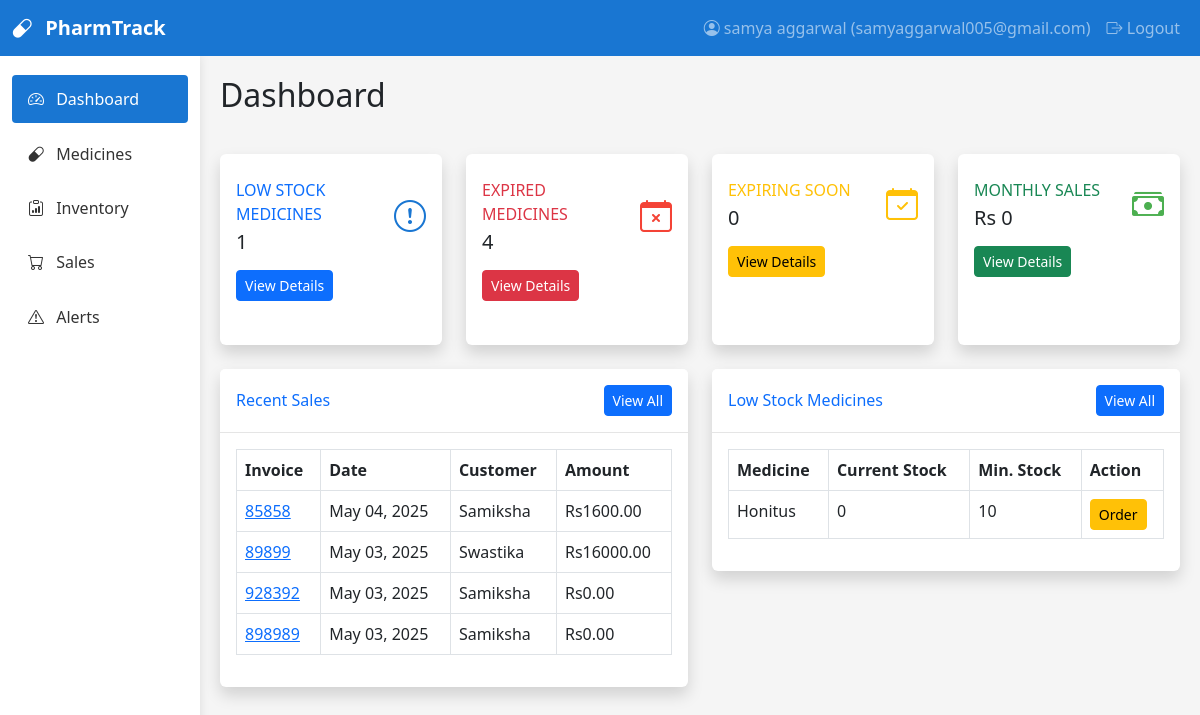
The app's page / (signed in) with its own data.
### medicine/models.py (models this page shows, shortened)
class MedicineUser(AbstractUser):
    username = None
    email = models.EmailField('Email Address', unique=True)
    first_name = models.CharField(max_length=30)
    last_name = models.CharField(max_length=30)
    is_active = models.BooleanField(default=True)
    is_staff = models.BooleanField(default=False)
    date_joined = models.DateTimeField(auto_now_add=True)
    USERNAME_FIELD = 'email'
    REQUIRED_FIELDS = ['first_name', 'last_name']
    objects = UserManager()
    def __str__(self):
        return f"{self.first_name} {self.last_name} ({self.email})"
    class Meta:
        verbose_name = 'User'
        verbose_name_plural = 'Users'

class Sale(models.Model):
    invoice_number = models.CharField(max_length=50, unique=True)
    sale_date = models.DateTimeField(default=timezone.now)
    customer_name = models.CharField(max_length=100, blank=True, null=True)
    customer_phone = models.CharField(max_length=20, blank=True, null=True)
    total_amount = models.DecimalField(max_digits=10, decimal_places=2, default=0)
    user = models.ForeignKey(MedicineUser, on_delete=models.CASCADE, related_name='sales')

class Medicine(models.Model):
    name = models.CharField(max_length=100)
    generic_name = models.CharField(max_length=100, blank=True, null=True)
    category = models.TextField(max_length=50)
    description = models.TextField(blank=True, null=True)
    minimum_stock = models.PositiveIntegerField(default=10)
    supplier = models.TextField(max_length=50)
    user = models.ForeignKey(MedicineUser, on_delete=models.CASCADE, related_name='medicines')
    @property
    def current_stock(self):
        return sum(batch.current_quantity for batch in self.batches.filter(is_active=True))
    @property
    def is_low_stock(self):
        return self.current_stock < self.minimum_stock

### medicine/views.py (the view)
# urls.py: path('', views.dashboard, name='dashboard'),
@login_required
def dashboard(request):
    user = request.user
    today = timezone.now().date()
    thirty_days_later = today + timedelta(days=30)
    first_day_of_month = today.replace(day=1)
    all_medicines = Medicine.objects.filter(user=user).prefetch_related('batches')
    low_stock_medicines = [med for med in all_medicines if med.is_low_stock]
    low_stock_count = len(low_stock_medicines)
    expired_batches = MedicineBatch.objects.filter(
    medicine__user=user,
    expiry_date__lt=today,
    is_active=True
).count()
    expiring_soon_count = MedicineBatch.objects.filter(
        user=user,
        expiry_date__gte=today,
        expiry_date__lte=thirty_days_later,
        is_active=True
    ).count()
    recent_sales = Sale.objects.filter(user=user).order_by('-sale_date')[:5]
    monthly_sales = Sale.objects.filter(
        user=user,
        sale_date__gte=first_day_of_month
    ).aggregate(Sum('total_amount'))['total_amount__sum'] or 0
    context = {
        'low_stock_count': low_stock_count,
        'expired_batches': expired_batches,
        'expiring_soon_count': expiring_soon_count,
        'recent_sales': recent_sales,
        'monthly_sales': monthly_sales,
        'low_stock_medicines': low_stock_medicines,
    }
    return render(request, 'medicine/dashboard.html', context)

### medicine/templates/medicine/dashboard.html (shortened to what this page needs)
{% extends 'medicine/base.html' %}
{% block page_title %}Dashboard{% endblock %}
{% block content %}
<div class="row">
    <div class="col-xl-3 col-md-6 mb-4">
        <div class="card border-left-primary shadow h-100 py-2">
            <div class="card-body">
                <div class="row no-gutters align-items-center">
                    <div class="col mr-2">
                        <div class="text-xs font-weight-bold text-primary text-uppercase mb-1">
                            Low Stock Medicines</div>
                        <div class="h5 mb-0 font-weight-bold text-gray-800">{{ low_stock_count }}</div>
                    </div>
                    <div class="col-auto">
                        <i class="bi bi-exclamation-circle fa-2x text-gray-300" style="font-size: 2rem; color: var(--primary-color);"></i>
                    </div>
                </div>
                <div class="mt-3">
                    <a href="{% url 'inventory_report' %}" class="btn btn-sm btn-primary">View Details</a>
                </div>
            </div>
        </div>
    </div>
    <div class="col-xl-3 col-md-6 mb-4">
        <div class="card border-left-danger shadow h-100 py-2">
            <div class="card-body">
                <div class="row no-gutters align-items-center">
                    <div class="col mr-2">
                        <div class="text-xs font-weight-bold text-danger text-uppercase mb-1">
                            Expired Medicines</div>
                        <div class="h5 mb-0 font-weight-bold text-gray-800">{{ expired_batches }}</div>
                    </div>
                    <div class="col-auto">
                        <i class="bi bi-calendar-x fa-2x text-gray-300" style="font-size: 2rem; color: var(--danger-color);"></i>
                    </div>
                </div>
                <div class="mt-3">
                    <a href="{% url 'inventory_report' %}" class="btn btn-sm btn-danger">View Details</a>
                </div>
            </div>
        </div>
    </div>
    <div class="col-xl-3 col-md-6 mb-4">
        <div class="card border-left-warning shadow h-100 py-2">
            <div class="card-body">
                <div class="row no-gutters align-items-center">
                    <div class="col mr-2">
                        <div class="text-xs font-weight-bold text-warning text-uppercase mb-1">
                            Expiring Soon</div>
                        <div class="h5 mb-0 font-weight-bold text-gray-800">{{ expiring_soon_count }}</div>
                    </div>
                    <div class="col-auto">
                        <i class="bi bi-calendar-check fa-2x text-gray-300" style="font-size: 2rem; color: var(--warning-color);"></i>
                    </div>
                </div>
                <div class="mt-3">
                    <a href="{% url 'expiry_alerts' %}" class="btn btn-sm btn-warning">View Details</a>
                </div>
            </div>
        </div>
    </div>
    <div class="col-xl-3 col-md-6 mb-4">
        <div class="card border-left-success shadow h-100 py-2">
            <div class="card-body">
                <div class="row no-gutters align-items-center">
                    <div class="col mr-2">
                        <div class="text-xs font-weight-bold text-success text-uppercase mb-1">
                            Monthly Sales</div>
                        <div class="h5 mb-0 font-weight-bold text-gray-800">Rs {{ monthly_sales }}</div>
                    </div>
                    <div class="col-auto">
                        <i class="bi bi-cash-stack fa-2x text-gray-300" style="font-size: 2rem; color: var(--success-color);"></i>
                    </div>
                </div>
                <div class="mt-3">
                    <a href="{% url 'sale_list' %}" class="btn btn-sm btn-success">View Details</a>
                </div>
            </div>
        </div>
    </div>
</div>
<div class="row">
    <div class="col-lg-6">
        <div class="card shadow mb-4">
            <div class="card-header py-3 d-flex flex-row align-items-center justify-content-between">
                <h6 class="m-0 font-weight-bold text-primary">Recent Sales</h6>
                <a href="{% url 'sale_list' %}" class="btn btn-sm btn-primary">View All</a>
            </div>
            <div class="card-body">
                <div class="table-responsive">
                    <table class="table table-bordered table-hover">
                        <thead>
                            <tr>
                                <th>Invoice</th>
                                <th>Date</th>
                                <th>Customer</th>
                                <th>Amount</th>
                            </tr>
                        </thead>
                        <tbody>
                            {% for sale in recent_sales %}
                            <tr>
                                <td><a href="{% url 'sale_detail' pk=sale.pk %}">{{ sale.invoice_number }}</a></td>
                                <td>{{ sale.sale_date|date:"M d, Y" }}</td>
                                <td>{{ sale.customer_name|default:"N/A" }}</td>
                                <td>Rs{{ sale.total_amount }}</td>
                            </tr>
                            {% empty %}
                            <tr>
                                <td colspan="4" class="text-center">No recent sales</td>
                            </tr>
                            {% endfor %}
                        </tbody>
                    </table>
                </div>
            </div>
        </div>
    </div>
    <div class="col-lg-6">
        <div class="card shadow mb-4">
            <div class="card-header py-3 d-flex flex-row align-items-center justify-content-between">
                <h6 class="m-0 font-weight-bold text-primary">Low Stock Medicines</h6>
                <a href="{% url 'low_stock_alerts' %}" class="btn btn-sm btn-primary">View All</a>
            </div>
            <div class="card-body">
                <div class="table-responsive">
                    <table class="table table-bordered table-hover">
                        <thead>
                            <tr>
                                <th>Medicine</th>
                                <th>Current Stock</th>
                                <th>Min. Stock</th>
                                <th>Action</th>
                            </tr>
                        </thead>
                        <tbody>
                            {% for medicine in low_stock_medicines %}
                            <tr>
                                <td>{{ medicine.name }}</td>
                                <td>{{ medicine.current_stock }}</td>
                                <td>{{ medicine.minimum_stock }}</td>
                                <td>
                                    <a href="{% url 'add_medicine_batch' medicine_id=medicine.id %}" class="btn btn-sm btn-warning">Order</a>
                                </td>
                            </tr>
                            {% empty %}
                            <tr>
                                <td colspan="4" class="text-center">No low stock medicines</td>
                            </tr>
                            {% endfor %}
                        </tbody>
                    </table>
                </div>
            </div>
        </div>
    </div>
</div>
{% endblock %}

### medicine/templates/medicine/base.html (shortened to what this page needs)
<!DOCTYPE html>
<html lang="en">
<head>
    <link href="https://cdn.jsdelivr.net/npm/bootstrap@5.3.0-alpha1/dist/css/bootstrap.min.css" rel="stylesheet">
    <link rel="stylesheet" href="https://cdn.jsdelivr.net/npm/bootstrap-icons@1.10.3/font/bootstrap-icons.css">
</head>
<body>
    <nav class="navbar navbar-expand-lg navbar-dark" style="background-color: var(--primary-color);">
        <div class="container-fluid">
            <a class="navbar-brand" href="{% url 'dashboard' %}">
                <i class="bi bi-capsule me-2"></i>
                PharmTrack
            </a>
            <div class="collapse navbar-collapse" id="navbarNav">
                <ul class="navbar-nav ms-auto">
                    <li class="nav-item">
                        <a class="nav-link" href="#">
                            <i class="bi bi-person-circle"></i> {{request.user}}
                        </a>
                    </li>
                    <li class="nav-item">
                        <a class="nav-link" href="{% url 'logout' %}">
                            <i class="bi bi-box-arrow-right"></i> Logout
                        </a>
                    </li>
                </ul>
            </div>
        </div>
    </nav>
    <div class="container-fluid">
        <div class="row">
            <div class="col-md-3 col-lg-2 sidebar py-3">
                <ul class="nav flex-column">
                    <li class="nav-item">
                        <a class="nav-link {% if request.path == '/' %}active{% endif %}" href="{% url 'dashboard' %}">
                            <i class="bi bi-speedometer2"></i> Dashboard
                        </a>
                    </li>
                    <li class="nav-item">
                        <a class="nav-link {% if 'medicines' in request.path %}active{% endif %}" href="{% url 'medicine_list' %}">
                            <i class="bi bi-capsule"></i> Medicines
                        </a>
                    </li>
                    <li class="nav-item">
                        <a class="nav-link {% if 'inventory/report' in request.path %}active{% endif %}" href="{% url 'inventory_report' %}">
                            <i class="bi bi-clipboard-data"></i> Inventory
                        </a>
                    </li>
                    <li class="nav-item">
                        <a class="nav-link {% if 'sales' in request.path %}active{% endif %}" href="{% url 'sale_list' %}">
                            <i class="bi bi-cart"></i> Sales
                        </a>
                    </li>
                    <li class="nav-item">
                        <a class="nav-link position-relative {% if 'alerts' in request.path %}active{% endif %}" href="{% url 'low_stock_alerts' %}">
                            <i class="bi bi-exclamation-triangle"></i> Alerts
                        </a>
                    </li>
                </ul>
            </div>
            <div class="col-md-9 col-lg-10 main-content">
                <div class="mb-4">
                    <h2 class="mb-3">{% block page_title %}{% endblock %}</h2>
                </div>
                {% block content %}{% endblock %}
            </div>
        </div>
    </div>
</body>
</html>

### medicine/templates/medicine/base.html (style rules this page uses)
:root { --primary-color: #1976D2; --secondary-color: #64B5F6; --success-color: #4CAF50; --danger-color: #F44336; --warning-color: #FFC107; }
body { font-family: 'Segoe UI', Tahoma, Geneva, Verdana, sans-serif; background-color: #f5f5f5; }
.sidebar { background-color: #fff; min-height: calc(100vh - 56px); box-shadow: 0 0 10px rgba(0, 0, 0, 0.1); }
.sidebar .nav-link { color: #333; padding: 0.75rem 1rem; border-radius: 0.25rem; margin: 0.2rem 0; }
.sidebar .nav-link.active { background-color: var(--primary-color); color: white; }
.sidebar .nav-link i { margin-right: 0.5rem; }
.navbar-brand { font-weight: 600; }
.main-content { padding: 20px; }
.card { border: none; box-shadow: 0 0 10px rgba(0, 0, 0, 0.1); margin-bottom: 20px; }
.card-header { background-color: #fff; border-bottom: 1px solid rgba(0, 0, 0, 0.1); font-weight: 600; }

### records on screen
MedicineUser: user "samya aggarwal (samyaggarwal005@gmail.com)"
Sale: invoice_number "85858", sale_date "May 04, 2025", customer_name "Samiksha", total_amount "1600.00"
Sale: invoice_number "89899", sale_date "May 03, 2025", customer_name "Swastika", total_amount "16000.00"
Sale: invoice_number "928392", sale_date "May 03, 2025", customer_name "Samiksha", total_amount "0.00"
Sale: invoice_number "898989", sale_date "May 03, 2025", customer_name "Samiksha", total_amount "0.00"
Medicine: name "Honitus", current_stock "0", minimum_stock "10"

### other values on screen
{{ low_stock_count }} "1"
{{ expired_batches }} "4"
{{ expiring_soon_count }} "0"
{{ monthly_sales }} "0"
